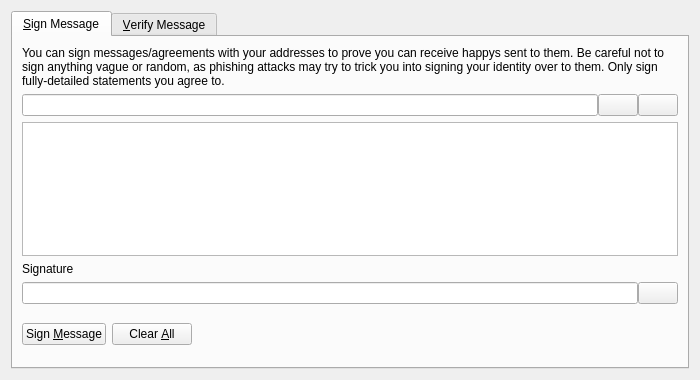
<?xml version="1.0" encoding="UTF-8"?>
<ui version="4.0">
 <class>SignVerifyMessageDialog</class>
 <widget class="QDialog" name="SignVerifyMessageDialog">
  <property name="geometry">
   <rect>
    <x>0</x>
    <y>0</y>
    <width>700</width>
    <height>380</height>
   </rect>
  </property>
  <property name="windowTitle">
   <string>Signatures - Sign / Verify a Message</string>
  </property>
  <property name="modal">
   <bool>true</bool>
  </property>
  <layout class="QVBoxLayout" name="verticalLayout">
   <item>
    <widget class="QTabWidget" name="tabWidget">
     <property name="currentIndex">
      <number>0</number>
     </property>
     <widget class="QWidget" name="tabSignMessage">
      <attribute name="title">
       <string>&amp;Sign Message</string>
      </attribute>
      <layout class="QVBoxLayout" name="verticalLayout_SM">
       <item>
        <widget class="QLabel" name="infoLabel_SM">
         <property name="text">
          <string>You can sign messages/agreements with your addresses to prove you can receive happys sent to them. Be careful not to sign anything vague or random, as phishing attacks may try to trick you into signing your identity over to them. Only sign fully-detailed statements you agree to.</string>
         </property>
         <property name="textFormat">
          <enum>Qt::PlainText</enum>
         </property>
         <property name="wordWrap">
          <bool>true</bool>
         </property>
        </widget>
       </item>
       <item>
        <layout class="QHBoxLayout" name="horizontalLayout_1_SM">
         <property name="spacing">
          <number>0</number>
         </property>
         <item>
          <widget class="QValidatedLineEdit" name="addressIn_SM">
           <property name="toolTip">
            <string>The HAPPY address to sign the message with</string>
           </property>
          </widget>
         </item>
         <item>
          <widget class="QPushButton" name="addressBookButton_SM">
           <property name="toolTip">
            <string>Choose previously used address</string>
           </property>
           <property name="text">
            <string/>
           </property>
           <property name="icon">
            <iconset resource="../bitcoin.qrc">
             <normaloff>:/icons/address-book</normaloff>:/icons/address-book</iconset>
           </property>
           <property name="shortcut">
            <string>Alt+A</string>
           </property>
           <property name="autoDefault">
            <bool>false</bool>
           </property>
          </widget>
         </item>
         <item>
          <widget class="QPushButton" name="pasteButton_SM">
           <property name="toolTip">
            <string>Paste address from clipboard</string>
           </property>
           <property name="text">
            <string/>
           </property>
           <property name="icon">
            <iconset resource="../bitcoin.qrc">
             <normaloff>:/icons/editpaste</normaloff>:/icons/editpaste</iconset>
           </property>
           <property name="shortcut">
            <string>Alt+P</string>
           </property>
           <property name="autoDefault">
            <bool>false</bool>
           </property>
          </widget>
         </item>
        </layout>
       </item>
       <item>
        <widget class="QPlainTextEdit" name="messageIn_SM">
         <property name="toolTip">
          <string>Enter the message you want to sign here</string>
         </property>
        </widget>
       </item>
       <item>
        <widget class="QLabel" name="signatureLabel_SM">
         <property name="text">
          <string>Signature</string>
         </property>
         <property name="textFormat">
          <enum>Qt::PlainText</enum>
         </property>
        </widget>
       </item>
       <item>
        <layout class="QHBoxLayout" name="horizontalLayout_2_SM">
         <property name="spacing">
          <number>0</number>
         </property>
         <item>
          <widget class="QLineEdit" name="signatureOut_SM">
           <property name="font">
            <font>
             <italic>true</italic>
            </font>
           </property>
           <property name="readOnly">
            <bool>true</bool>
           </property>
          </widget>
         </item>
         <item>
          <widget class="QPushButton" name="copySignatureButton_SM">
           <property name="toolTip">
            <string>Copy the current signature to the system clipboard</string>
           </property>
           <property name="text">
            <string/>
           </property>
           <property name="icon">
            <iconset resource="../bitcoin.qrc">
             <normaloff>:/icons/editcopy</normaloff>:/icons/editcopy</iconset>
           </property>
           <property name="autoDefault">
            <bool>false</bool>
           </property>
          </widget>
         </item>
        </layout>
       </item>
       <item>
        <layout class="QHBoxLayout" name="horizontalLayout_3_SM">
         <item>
          <widget class="QPushButton" name="signMessageButton_SM">
           <property name="toolTip">
            <string>Sign the message to prove you own this HAPPY address</string>
           </property>
           <property name="text">
            <string>Sign &amp;Message</string>
           </property>
           <property name="icon">
            <iconset resource="../bitcoin.qrc">
             <normaloff>:/icons/edit</normaloff>:/icons/edit</iconset>
           </property>
           <property name="autoDefault">
            <bool>false</bool>
           </property>
          </widget>
         </item>
         <item>
          <widget class="QPushButton" name="clearButton_SM">
           <property name="toolTip">
            <string>Reset all sign message fields</string>
           </property>
           <property name="text">
            <string>Clear &amp;All</string>
           </property>
           <property name="icon">
            <iconset resource="../bitcoin.qrc">
             <normaloff>:/icons/remove</normaloff>:/icons/remove</iconset>
           </property>
           <property name="autoDefault">
            <bool>false</bool>
           </property>
          </widget>
         </item>
         <item>
          <spacer name="horizontalSpacer_1_SM">
           <property name="orientation">
            <enum>Qt::Horizontal</enum>
           </property>
           <property name="sizeHint" stdset="0">
            <size>
             <width>40</width>
             <height>48</height>
            </size>
           </property>
          </spacer>
         </item>
         <item>
          <widget class="QLabel" name="statusLabel_SM">
           <property name="font">
            <font>
             <weight>75</weight>
             <bold>true</bold>
            </font>
           </property>
           <property name="text">
            <string/>
           </property>
           <property name="wordWrap">
            <bool>true</bool>
           </property>
          </widget>
         </item>
         <item>
          <spacer name="horizontalSpacer_2_SM">
           <property name="orientation">
            <enum>Qt::Horizontal</enum>
           </property>
           <property name="sizeHint" stdset="0">
            <size>
             <width>40</width>
             <height>48</height>
            </size>
           </property>
          </spacer>
         </item>
        </layout>
       </item>
      </layout>
     </widget>
     <widget class="QWidget" name="tabVerifyMessage">
      <attribute name="title">
       <string>&amp;Verify Message</string>
      </attribute>
      <layout class="QVBoxLayout" name="verticalLayout_VM">
       <item>
        <widget class="QLabel" name="infoLabel_VM">
         <property name="text">
          <string>Enter the receiver's address, message (ensure you copy line breaks, spaces, tabs, etc. exactly) and signature below to verify the message. Be careful not to read more into the signature than what is in the signed message itself, to avoid being tricked by a man-in-the-middle attack. Note that this only proves the signing party receives with the address, it cannot prove sendership of any transaction!</string>
         </property>
         <property name="textFormat">
          <enum>Qt::PlainText</enum>
         </property>
         <property name="alignment">
          <set>Qt::AlignLeading|Qt::AlignLeft|Qt::AlignTop</set>
         </property>
         <property name="wordWrap">
          <bool>true</bool>
         </property>
        </widget>
       </item>
       <item>
        <layout class="QHBoxLayout" name="horizontalLayout_1_VM">
         <property name="spacing">
          <number>0</number>
         </property>
         <item>
          <widget class="QValidatedLineEdit" name="addressIn_VM">
           <property name="toolTip">
            <string>The HAPPY address the message was signed with</string>
           </property>
          </widget>
         </item>
         <item>
          <widget class="QPushButton" name="addressBookButton_VM">
           <property name="toolTip">
            <string>Choose previously used address</string>
           </property>
           <property name="text">
            <string/>
           </property>
           <property name="icon">
            <iconset resource="../bitcoin.qrc">
             <normaloff>:/icons/address-book</normaloff>:/icons/address-book</iconset>
           </property>
           <property name="shortcut">
            <string>Alt+A</string>
           </property>
           <property name="autoDefault">
            <bool>false</bool>
           </property>
          </widget>
         </item>
        </layout>
       </item>
       <item>
        <widget class="QPlainTextEdit" name="messageIn_VM"/>
       </item>
       <item>
        <widget class="QValidatedLineEdit" name="signatureIn_VM"/>
       </item>
       <item>
        <layout class="QHBoxLayout" name="horizontalLayout_2_VM">
         <item>
          <widget class="QPushButton" name="verifyMessageButton_VM">
           <property name="toolTip">
            <string>Verify the message to ensure it was signed with the specified HAPPY address</string>
           </property>
           <property name="text">
            <string>Verify &amp;Message</string>
           </property>
           <property name="icon">
            <iconset resource="../bitcoin.qrc">
             <normaloff>:/icons/transaction_0</normaloff>:/icons/transaction_0</iconset>
           </property>
           <property name="autoDefault">
            <bool>false</bool>
           </property>
          </widget>
         </item>
         <item>
          <widget class="QPushButton" name="clearButton_VM">
           <property name="toolTip">
            <string>Reset all verify message fields</string>
           </property>
           <property name="text">
            <string>Clear &amp;All</string>
           </property>
           <property name="icon">
            <iconset resource="../bitcoin.qrc">
             <normaloff>:/icons/remove</normaloff>:/icons/remove</iconset>
           </property>
           <property name="autoDefault">
            <bool>false</bool>
           </property>
          </widget>
         </item>
         <item>
          <spacer name="horizontalSpacer_1_VM">
           <property name="orientation">
            <enum>Qt::Horizontal</enum>
           </property>
           <property name="sizeHint" stdset="0">
            <size>
             <width>40</width>
             <height>48</height>
            </size>
           </property>
          </spacer>
         </item>
         <item>
          <widget class="QLabel" name="statusLabel_VM">
           <property name="font">
            <font>
             <weight>75</weight>
             <bold>true</bold>
            </font>
           </property>
           <property name="text">
            <string/>
           </property>
           <property name="wordWrap">
            <bool>true</bool>
           </property>
          </widget>
         </item>
         <item>
          <spacer name="horizontalSpacer_2_VM">
           <property name="orientation">
            <enum>Qt::Horizontal</enum>
           </property>
           <property name="sizeHint" stdset="0">
            <size>
             <width>40</width>
             <height>48</height>
            </size>
           </property>
          </spacer>
         </item>
        </layout>
       </item>
      </layout>
     </widget>
    </widget>
   </item>
  </layout>
 </widget>
 <customwidgets>
  <customwidget>
   <class>QValidatedLineEdit</class>
   <extends>QLineEdit</extends>
   <header>qt/qvalidatedlineedit.h</header>
  </customwidget>
 </customwidgets>
 <resources>
  <include location="../bitcoin.qrc"/>
 </resources>
 <connections/>
</ui>
